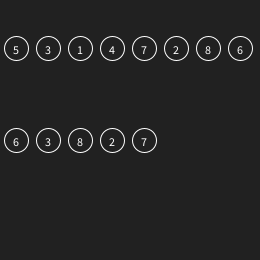
Frame 1 (no input)
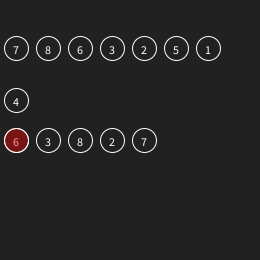
Frame 60 (the mouse pressed at the canvas centre just before this capture)
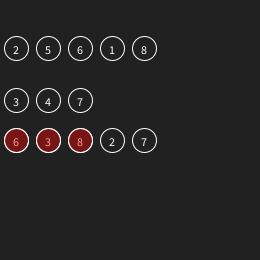
Frame 120 (the mouse held since frame 60 and released just before this capture)

The Processing sketch that drew these frames (run headless with seeded random() and noise(); from frame 60 on, the mouse is pressed at the canvas centre):

// Processing sketch: build
// ── build.pde
/**
 * IntList Lottery example
 * by Daniel Shiffman.  
 * 
 * This example demonstrates an IntList can be used to store a list of numbers.
 * While an array of integers serves a similar purpose it is of fixed size.  The
 * An IntList can easily have values added or deleted and it can also be 
 * shuffled and sorted.  For lists of floats or Strings, you can use FloatList
 * and StringList.  For lists of objects, use ArrayList.
 *
 * In this example, three lists of integers are created.  One is a pool of numbers
 * that is shuffled and picked randomly from.  One is the list of "picked" numbers.
 * And one is a lottery "ticket" which includes 5 numbers that are trying to be matched.
 *
 * Featured functions :
 * IntList append()
 * IntList size()
 * IntList get()
 * IntList remove()
 * IntList clear()
 *
 * Also, this is supposed to help me with my octahedral die replacement ...
 */
 
// Three lists of integers
IntList lottery;
IntList results;
IntList ticket;

int octaDie = 8;

void setup() {
  size(260, 260);
  frameRate(15);

  // create empty lists
  lottery = new IntList();
  results = new IntList();
  ticket = new IntList();

  // add 20 integers in order to the lottery list
  for (int i = 1; i <= octaDie; i++) {
    lottery.append(i);
  }

  // pick five numbers from the lottery list to go into the Ticket list
  for (int i = 1; i <= 5; i++) {
    int index = int(random(lottery.size()));
    ticket.append(lottery.get(index));
  }
}

void draw() {
  background(33);

  // The shuffle() method randomly shuflles the order of the values 
  // in the list
  lottery.shuffle();

  // Call a method that will display the integers in the list at an x,y location
  showList(lottery, 16, 48);
  showList(results, 16, 100);
  showList(ticket, 16, 140);

  // This loop checks if the picked numbers ( results ) match
  // the ticket numbers
  for (int i = 0; i < results.size(); i++) {
    // are the integers equals ?
    if (results.get(i) == ticket.get(i)) {
      // if so -> green color
      fill(0, 255, 0, 100);
    } else {
      // if not -> red color
      fill(255, 0, 0, 100);
    }
    ellipse(16+i*32, 140, 24, 24);
  }

  // One every 30 frames we pick a new lottery number to go in results
  if (frameCount % 30 == 0) {
    if (results.size() < 5) {
      // Get the first value in the lottery list and remove it
      int val = lottery.remove(0);
      // Put it in the results
      results.append(val);
      results.sort();
      // Console log the sorted results
      println(results);
    } else {
      // Ok we picked five numbers, let's reset
      for (int i = 0; i < results.size(); i++) {
        // Put the picked results back into the lottery
        lottery.append(results.get(i));
      }
      // Clear the results and start over
      results.clear();
    }
  }
}

// Draw a list of numbers starting at an x,y location
void showList(IntList list, float x, float y) {
  for (int i = 0; i < list.size(); i++) {
    // Use get() to pull a value from the list at the specified index
    int val = list.get(i);
    stroke(255);
    noFill();
    ellipse(x+i*32, y, 24, 24);
    textAlign(CENTER);
    fill(255);
    text(val, x+i*32, y+6);
  }
}
